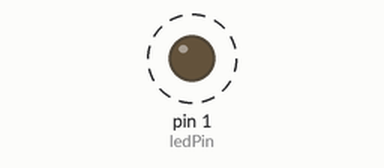
This sketch was run on a simulated Arduino Uno, built with avr-gcc and run on an emulated ATmega328P. Shown: output pins drawn as LEDs (lit = HIGH). Dashed ring = blinking.

Above: at 0.3 s.
Timing chart, 0 to 3.0 s (numbered marks = the images above):
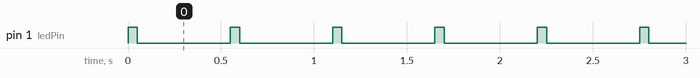

The sketch:

trinket_5v_blink.ino
```cpp
/*
  Blink
 */

#include <avr/power.h>      // needed to up clock to 16 MHz on 5v Trinket

const int ledPin = 1;

// the setup function runs once when you press reset or power the board
void setup() {
  if (F_CPU == 16000000) clock_prescale_set(clock_div_1); // 5V Trinket: run at 16 MHz

  pinMode(ledPin, OUTPUT);
}

// the loop function runs over and over again forever
void loop() {
  digitalWrite(ledPin, HIGH);   // turn the LED on (HIGH is the voltage level)
  delay(50);              // pause
  digitalWrite(ledPin, LOW);    // turn the LED off by making the voltage LOW
  delay(500);              // pause
}
```

Measured:
- by itself, pin 1 (ledPin): alternates HIGH for 0.05 s and LOW for 0.50 s
